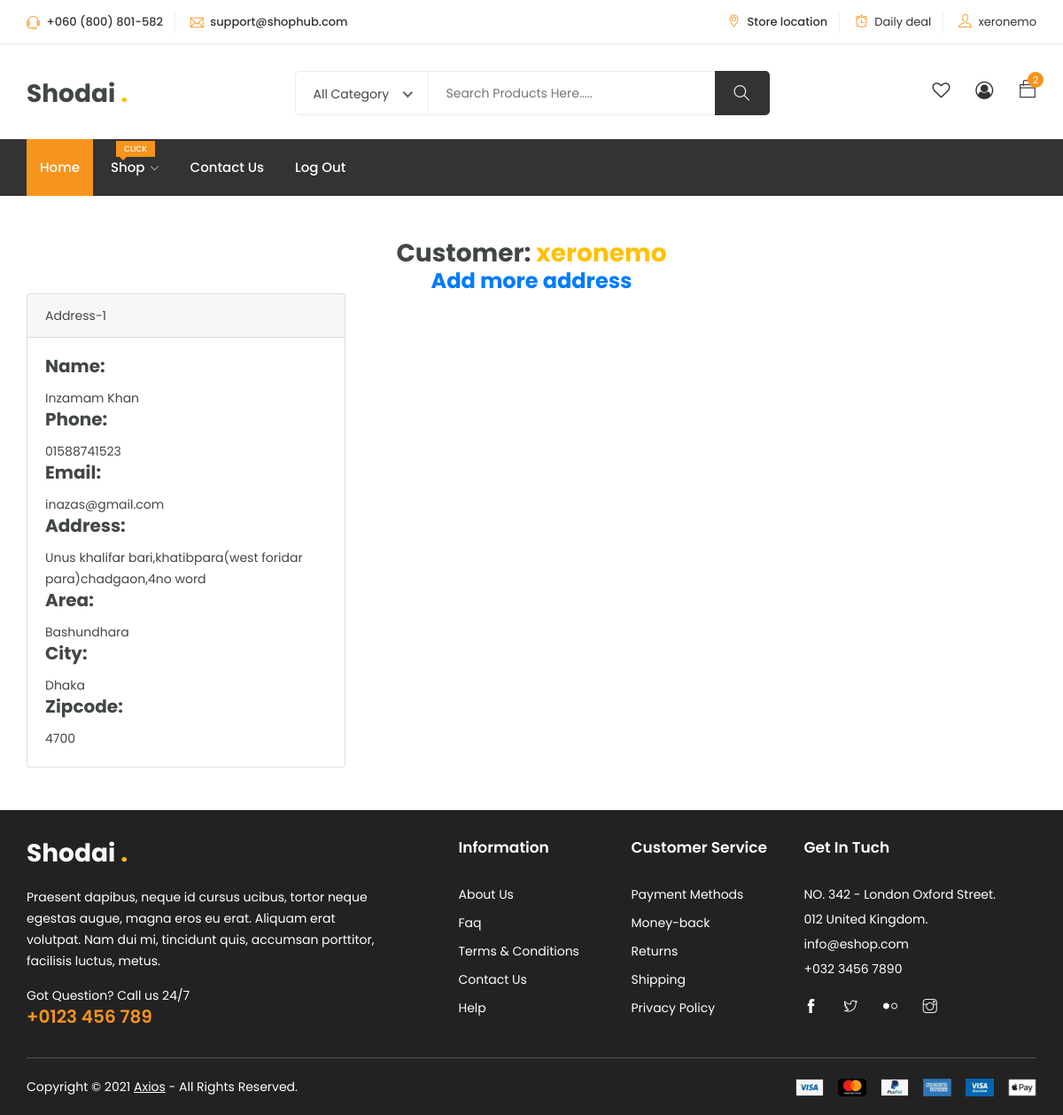
The page /address/ (signed in) on the database its author committed.
### store/models.py (models this page shows, shortened)
class Customer(models.Model):
    user = models.ForeignKey(User, on_delete=models.CASCADE)
    name = models.CharField(max_length=200)
    phone = models.CharField(max_length=11)
    email = models.EmailField(max_length=50)
    address = models.TextField()
    city = models.CharField(choices=CITY_CHOICES, max_length=50)
    area = models.CharField(choices=AREA_CHOICES, max_length=50)
    zipcode = models.IntegerField()

### store/views.py (the view)
# urls.py: path('address/', views.Address, name='address'),
@login_required
def Address(request):
    customer_address = Customer.objects.filter(user=request.user)
    context = {
        'customer_address':customer_address,
    }
    return render(request, 'address.html', context)

### templates/address.html
{% load static %}
{% include 'secondary_header.html' %}
<section class="py-5">
    <div class="container">
        <div class="row">
            <div class="col-lg-12 text-center">
                <h3>Customer: <span class="text-warning">{{request.user}}</span></h3>
                <a href="{% url 'profile' %}" class="text-primary"><h4>Add more address</h4></a>
            </div>
        </div>
        <div class="row">
            {% for a in customer_address %}
            <div class="col-lg-4">
                <div class="card">
                    <div class="card-header">
                      Address-{{forloop.counter}}
                    </div>
                    <div class="card-body">
                      <h5 class="card-title">Name: </h5><span>{{a.name}}</span>
                      <h5 class="card-title">Phone: </h5><span>{{a.phone}}</span>
                      <h5 class="card-title">Email: </h5><span>{{a.email}}</span>
                      <h5 class="card-title">Address: </h5><span>{{a.address}}</span>
                      <h5 class="card-title">Area: </h5><span>{{a.area}}</span>
                      <h5 class="card-title">City: </h5><span>{{a.city}}</span>
                      <h5 class="card-title">Zipcode: </h5><span>{{a.zipcode}}</span>
                    </div>
                  </div>
            </div>
        {% endfor %}
         </div>
    </div>
</section>
 {% include 'footer.html' %}

### templates/secondary_header.html (shortened to what this page needs)
{% load static %}
<!DOCTYPE html>
<html lang="zxx">
<head>
	<link rel="stylesheet" href="{% static ''%}css/bootstrap.css">
    <link rel="stylesheet" href="{% static ''%}css/magnific-popup.min.css">
    <link rel="stylesheet" href="{% static ''%}css/font-awesome.css">
	<link rel="stylesheet" href="{% static ''%}css/jquery.fancybox.min.css">
    <link rel="stylesheet" href="{% static ''%}css/themify-icons.css">
    <link rel="stylesheet" href="{% static ''%}css/niceselect.css">
    <link rel="stylesheet" href="{% static ''%}css/animate.css">
    <link rel="stylesheet" href="{% static ''%}css/flex-slider.min.css">
    <link rel="stylesheet" href="{% static ''%}css/owl-carousel.css">
    <link rel="stylesheet" href="{% static ''%}css/slicknav.min.css">
	<link rel="stylesheet" href="{% static ''%}css/reset.css">
	<link rel="stylesheet" href="{% static ''%}css/style.css">
    <link rel="stylesheet" href="{% static ''%}css/responsive.css">
</head>
<body class="js">
	<header class="header shop">
		<div class="topbar">
			<div class="container">
				<div class="row">
					<div class="col-lg-5 col-md-12 col-12">
						<div class="top-left">
							<ul class="list-main">
								<li><i class="ti-headphone-alt"></i> +060 (800) 801-582</li>
								<li><i class="ti-email"></i> support@shophub.com</li>
							</ul>
						</div>
					</div>
					<div class="col-lg-7 col-md-12 col-12">
						<div class="right-content">
							<ul class="list-main">
								<li><i class="ti-location-pin"></i> Store location</li>
								<li><i class="ti-alarm-clock"></i> <a href="#">Daily deal</a></li>
                {% if request.user.is_authenticated %}
								<li><i class="ti-user"></i> <a href="{% url 'profile' %}">{{request.user}}</a></li>
                {% else %}
								<li><i class="ti-power-off"></i><a href="{% url 'login' %}">Login</a></li>
                {% endif %}
							</ul>
						</div>
					</div>
				</div>
			</div>
		</div>
		<div class="middle-inner">
			<div class="container">
				<div class="row">
					<div class="col-lg-2 col-md-2 col-12">
						<div class="logo">
							<a href="{% url 'index' %}"><h3>Shodai <span class="text-warning">.</span></h3></a>
						</div>
					</div>
					<div class="col-lg-8 col-md-7 col-12">
						<div class="search-bar-top">
							<div class="search-bar">
								<form>
									<input name="search" placeholder="Search Products Here....." type="search">
									<button class="btnn"><i class="ti-search"></i></button>
								</form>
							</div>
						</div>
					</div>
					<div class="col-lg-2 col-md-3 col-12">
						<div class="right-bar">
							<div class="sinlge-bar">
								<a href="#" class="single-icon"><i class="fa fa-heart-o" aria-hidden="true"></i></a>
							</div>
							<div class="sinlge-bar">
								<a href="#" class="single-icon"><i class="fa fa-user-circle-o" aria-hidden="true"></i></a>
							</div>
							<div class="sinlge-bar shopping">
								<a href="#" class="single-icon"><i class="ti-bag"></i> <span class="total-count">2</span></a>
							</div>
						</div>
					</div>
				</div>
			</div>
		</div>
			<div class="header-inner">
				<div class="container">
					<div class="cat-nav-head">
						<div class="row">
							<div class="col-lg-9 col-12">
								<div class="menu-area">
									<nav class="navbar navbar-expand-lg">
										<div class="navbar-collapse">
											<div class="nav-inner">
												<ul class="nav main-menu menu navbar-nav">
														<li class="active"><a href="{% url 'index' %}">Home</a></li>
                            {% if request.user.is_authenticated %}
                            <li><a href="#">Shop<i class="ti-angle-down"></i><span class="new">click</span></a>
                            </li>
                            <li><a href="{% url 'index' %}">Contact Us</a></li>
                            <li><a href="{% url 'customer-logout' %}">Log Out</a></li>
                            {% else %}
                            <li><a href="{% url 'customer-registration' %}">Registration</a></li>
                            {% endif %}
													</ul>
											</div>
										</div>
									</nav>
								</div>
							</div>
						</div>
					</div>
				</div>
			</div>
	</header>

### rows shown on the page
Customer: name "Inzamam Khan", phone "01588741523", email "inazas@gmail.com", address "Unus khalifar bari,khatibpara(west foridar para)chadgaon,4no word", area "Bashundhara", city "Dhaka", zipcode "4700"

### other values the page prints
{{ request.user }} "xeronemo"
